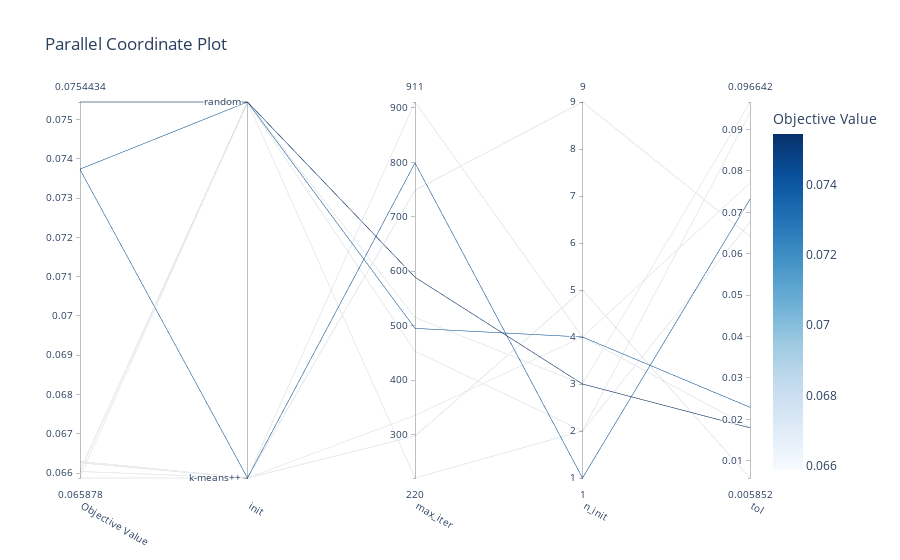

Notebook code for this chart:
### Markdown cell above
From this plot can be observed that the most important hyperparameteres (excluding the number of clusters) is n_init which is the number of times the algorithm will run with different centroids. We can see also that it does not make a big difference wether to initialize the centroids randomly or using k-means++ technique, which chooses the centroids using sampling based on an empirical probability distribution of the points contribution to the overall inertia.

### Code cell
optuna.visualization.plot_parallel_coordinate(study)

### Figure 1 — Plotly figure (JSON) as saved in the notebook; plotly's stock layout.template omitted (floating-point values rounded to 4 significant figures)
{"data": [{"dimensions": [{"label": "Objective Value", "range": [0.06588, 0.07544], "values": [0.06588, 0.06627, 0.07373, 0.0663, 0.06604, 0.07374, 0.0659, 0.07544, 0.06608, 0.06604]}, {"label": "init", "range": [0, 1], "ticktext": ["k-means++", "random"], "tickvals": [0, 1], "values": [0, 0, 0, 0, 1, 1, 1, 1, 1, 0]}, {"label": "max_iter", "range": [220, 911], "values": [335, 297, 799, 749, 453, 495, 515, 589, 220, 911]}, {"label": "n_init", "range": [1, 9], "values": [4, 5, 1, 9, 2, 4, 3, 3, 2, 4]}, {"label": "tol", "range": [0.005852, 0.09664], "values": [0.07708, 0.005852, 0.07319, 0.0642, 0.06761, 0.02292, 0.09664, 0.01796, 0.09405, 0.01808]}], "labelangle": 30, "labelside": "bottom", "line": {"color": [0.06588, 0.06627, 0.07373, 0.0663, 0.06604, 0.07374, 0.0659, 0.07544, 0.06608, 0.06604], "colorbar": {"title": {"text": "Objective Value"}}, "colorscale": [[0.0, "rgb(247,251,255)"], [0.125, "rgb(222,235,247)"], [0.25, "rgb(198,219,239)"], [0.375, "rgb(158,202,225)"], [0.5, "rgb(107,174,214)"], [0.625, "rgb(66,146,198)"], [0.75, "rgb(33,113,181)"], [0.875, "rgb(8,81,156)"], [1.0, "rgb(8,48,107)"]], "reversescale": false, "showscale": true}, "type": "parcoords"}], "layout": {"title": {"text": "Parallel Coordinate Plot"}}}
